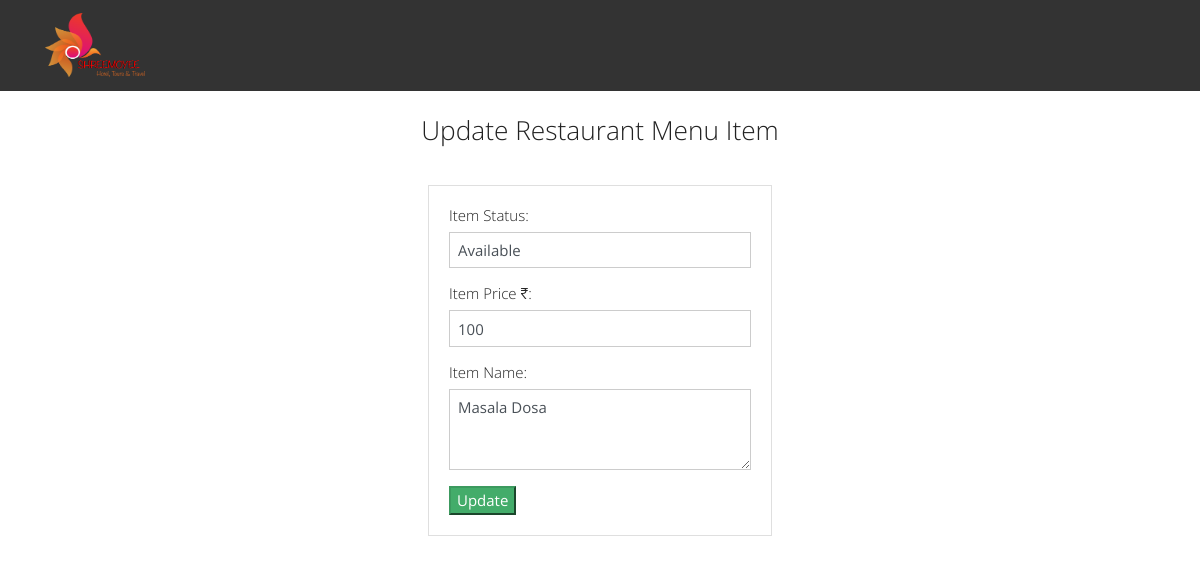
Page /edit.php?id=2 on the committed database.
### tables this page shows
CREATE TABLE `task` (
  `id` int(11) NOT NULL,
  `title` varchar(255) NOT NULL,
  `description` text,
  `created_at` timestamp NOT NULL DEFAULT CURRENT_TIMESTAMP,
  `status` varchar(11) NOT NULL
);

### edit.php (the view, shortened to what this page needs)
<?php
include("db.php");
$title = '';
$description= '';
if  (isset($_GET['id'])) {
  $id = $_GET['id'];
  $query = "SELECT * FROM task WHERE id=$id";
  $result = mysqli_query($conn, $query);
  if (mysqli_num_rows($result) == 1) {
    $row = mysqli_fetch_array($result);
    $title = $row['title'];
    $description = $row['description'];
    $status = $row['status'];
  }
}
?>
<?php include('includes/header.php'); ?>
<div class="container p-4">
  <h3 style="text-align: center; padding-bottom: 30px;">Update Restaurant Menu Item</h3>
  <div class="row">
    <div class="col-md-4 mx-auto">
      <div class="card card-body">
      <form action="edit.php?id=<?php echo $_GET['id']; ?>" method="POST">
        <div><h1 style="font-size:100%;">Item Status:</h1></div>
        <div class="form-group">
          <input name="status" type="text" class="form-control" value="<?php echo $status; ?>" placeholder="Update Status">
        </div>
        <div><h1 style="font-size:100%;">Item Price ₹:</h1></div>
        <div class="form-group">
          <input name="title" type="text" class="form-control" value="<?php echo $title; ?>" placeholder="Update Price">
        </div>
        <div><h1 style="font-size:100%;">Item Name:</h1></div>
        <div class="form-group">
        <textarea name="description" class="form-control" cols="30" rows="3" placeholder="Food Items Description e.g Masala Dosa"><?php echo $description;?></textarea>
        </div>
        <button class="btn-success" name="update">Update</button>
      </form>
      </div>
    </div>
  </div>
</div>
<?php include('includes/footer.php'); ?>

### rows in the picture
task: status "Available", title "100", description "Masala Dosa"
